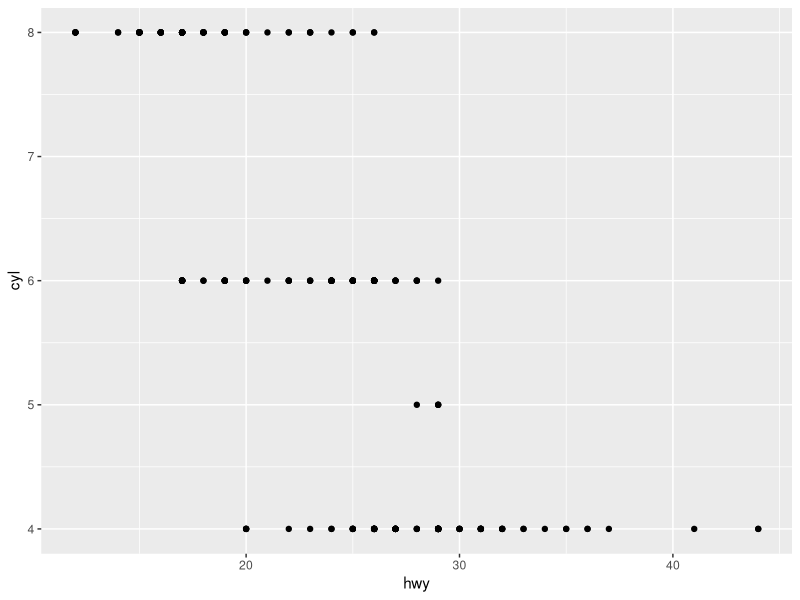
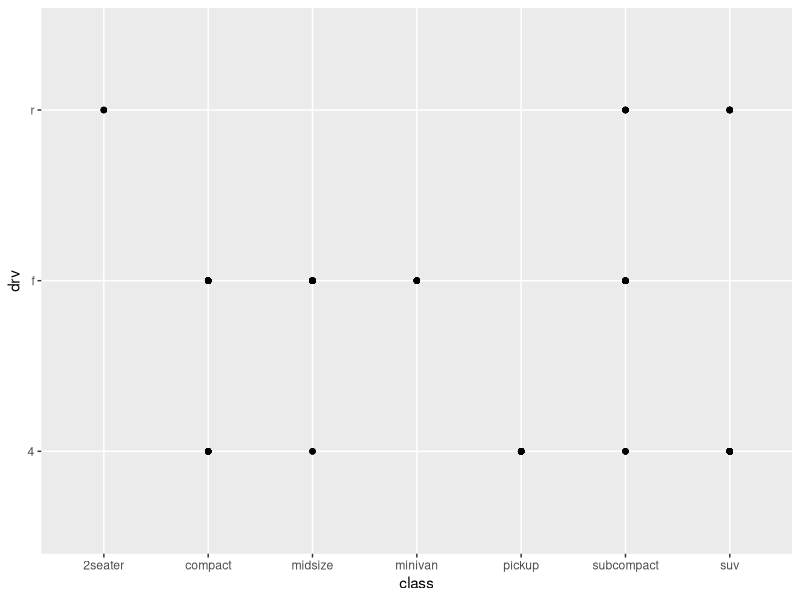

Here is the R script that generated these plots, in order:
library(tidyverse)
library(ggplot2)
#Exercise 3.2.4

#3.2.4.1
result<-ggplot(data = mpg)

#3.2.4.2 Answer: 234 rows 11 columns
  
#3.2.4.3 drv is wheel drive type, front/rear/4wd

#3.2.4.4 scatter plot hwy vs cyl
ggplot(data = mpg) + 
  geom_point(mapping = aes(x = hwy, y = cyl))

#3.2.4.5 scatter plot class vs drv 
# There are various types of classes with various types of wheel drives ,so the data does not give 
# specific data 
ggplot(data = mpg) + 
  geom_point(mapping = aes(x = class, y = drv))
